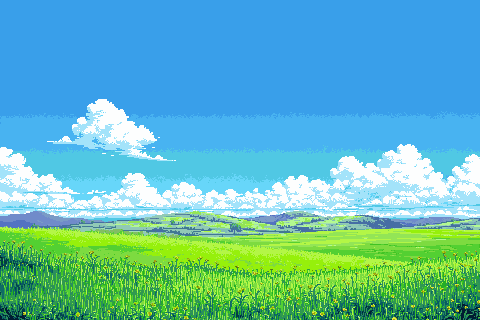

Tiled map render using the project's own tile images. Description and the whole map definition, tile-layer contents included, below:
An orthogonal 30x20 tile map with 16x16 px tiles, 1 tile layer (Capa de patrones 1).

<map version="1.10" tiledversion="1.12.2" orientation="orthogonal" renderorder="right-down" width="30" height="20" tilewidth="16" tileheight="16" infinite="0" nextlayerid="2" nextobjectid="1">
 <tileset firstgid="1" source="Day-Sparse-Clouds-BG-Extra-Light-Green-FG.tsx" />
 <layer id="1" name="Capa de patrones 1" width="30" height="20">
  <data encoding="csv">
1,2,3,4,5,6,7,8,9,10,11,12,13,14,15,16,17,18,19,20,21,22,23,24,25,26,27,28,29,30,
31,32,33,34,35,36,37,38,39,40,41,42,43,44,45,46,47,48,49,50,51,52,53,54,55,56,57,58,59,60,
31,32,33,34,35,36,37,38,39,40,41,42,43,44,45,46,47,48,49,50,51,52,53,54,55,56,57,58,59,60,
31,32,33,34,35,36,37,38,39,40,41,42,43,44,45,46,47,48,49,50,51,52,53,54,55,56,57,58,59,60,
1,2,3,4,5,6,7,8,9,10,11,12,13,14,15,16,17,18,19,20,21,22,23,24,25,26,27,28,29,30,
31,32,33,34,35,36,37,38,39,40,41,42,43,44,45,46,47,48,49,50,51,52,53,54,55,56,57,58,59,60,
61,62,63,64,65,66,67,68,69,70,71,72,73,74,75,76,77,78,79,80,81,82,83,84,85,86,87,88,89,90,
91,92,93,94,95,96,97,98,99,100,101,102,103,104,105,106,107,108,109,110,111,112,113,114,115,116,117,118,119,120,
121,122,123,124,125,126,127,128,129,130,131,132,133,134,135,136,137,138,139,140,141,142,143,144,145,146,147,148,149,150,
151,152,153,154,155,156,157,158,159,160,161,162,163,164,165,166,167,168,169,170,171,172,173,174,175,176,177,178,179,180,
181,182,183,184,185,186,187,188,189,190,191,192,193,194,195,196,197,198,199,200,201,202,203,204,205,206,207,208,209,210,
211,212,213,214,215,216,217,218,219,220,221,222,223,224,225,226,227,228,229,230,231,232,233,234,235,236,237,238,239,240,
241,242,243,244,245,246,247,248,249,250,251,252,253,254,255,256,257,258,259,260,261,262,263,264,265,266,267,268,269,270,
271,272,273,274,275,276,277,278,279,280,281,282,283,284,285,286,287,288,289,290,291,292,293,294,295,296,297,298,299,300,
301,302,303,304,305,306,307,308,309,310,311,312,313,314,315,316,317,318,319,320,321,322,323,324,325,326,327,328,329,330,
331,332,333,334,335,336,337,338,339,340,341,342,343,344,345,346,347,348,349,350,351,352,353,354,355,356,357,358,359,360,
361,362,363,364,365,366,367,368,369,370,371,372,373,374,375,376,377,378,379,380,381,382,383,384,385,386,387,388,389,390,
391,392,393,394,395,396,397,398,399,400,401,402,403,404,405,406,407,408,409,410,411,412,413,414,415,416,417,418,419,420,
421,422,423,424,425,426,427,428,429,430,431,432,433,434,435,436,437,438,439,440,441,442,443,444,445,446,447,448,449,450,
451,452,453,454,455,456,457,458,459,460,461,462,463,464,465,466,467,468,469,470,471,472,473,474,475,476,477,478,479,480
</data>
 </layer>
</map>
